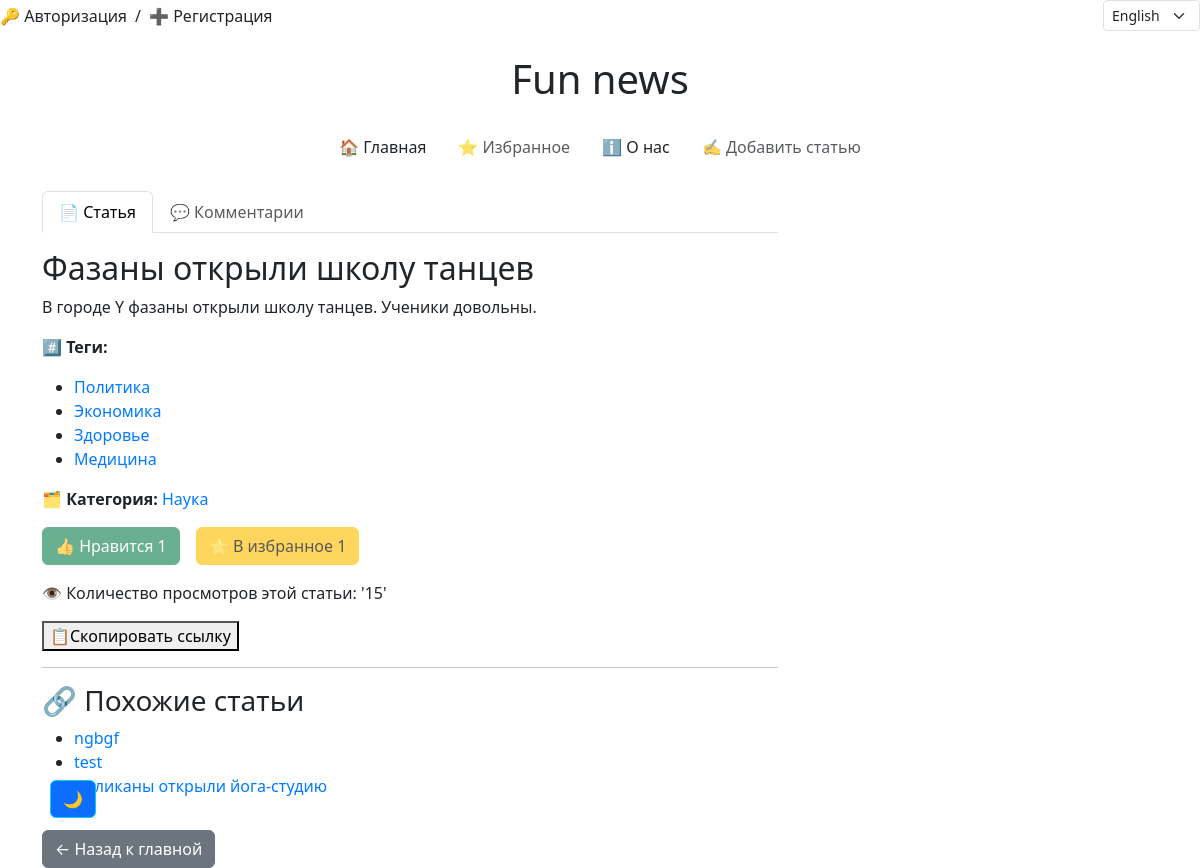
The app's page /en/news/article/fazany-otkryli-shkolu-tantsev/, older data.
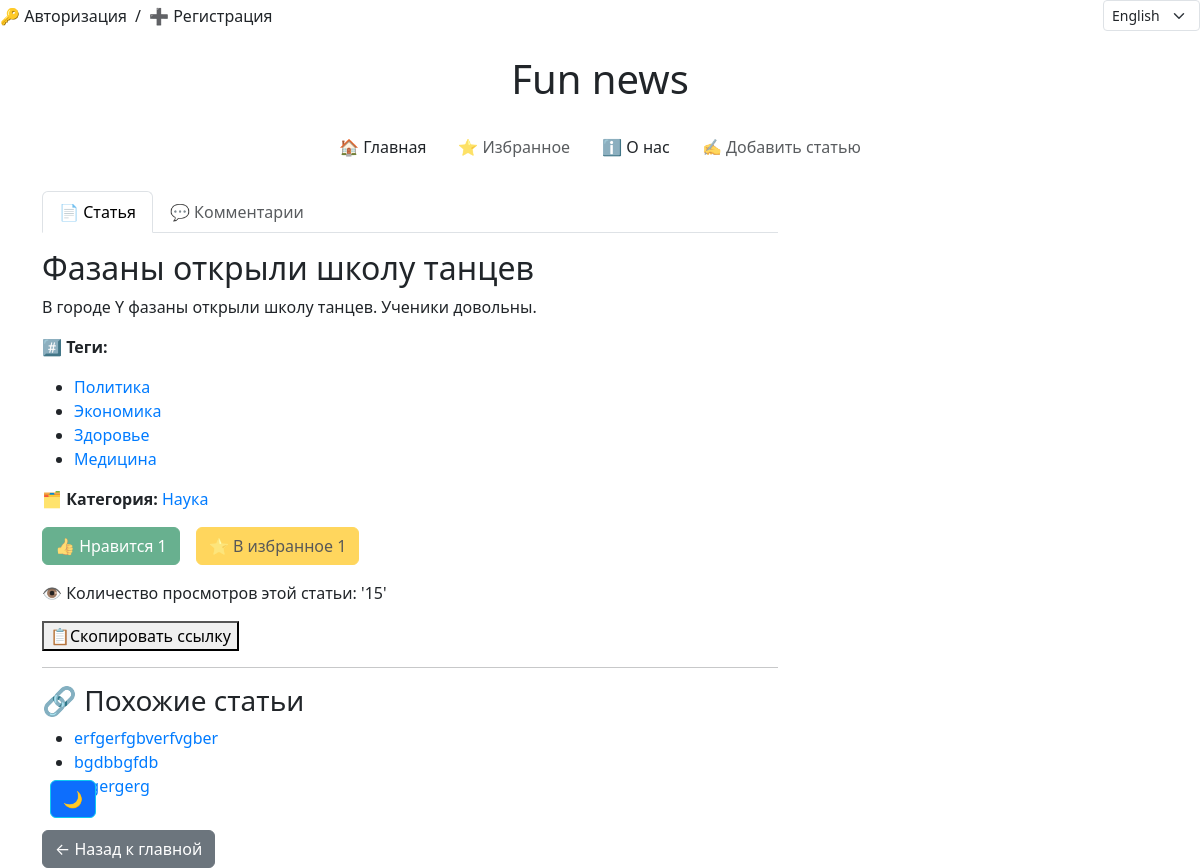
The same page, newer data.
### news/models.py (models this page shows, shortened)
class Tag(models.Model):
    name = models.CharField(max_length=255, unique=True)
    class Meta:
        verbose_name = 'Тег'  # единственное число для отображения в админке
        verbose_name_plural = 'Теги'  # мн. число для отображения в админке

class Article(models.Model):
    title = models.CharField(max_length=255, verbose_name='Заголовок')
    content = models.TextField(verbose_name='Содержание')
    publication_date = models.DateTimeField(default=timezone.now, verbose_name='Дата публикации')
    views = models.IntegerField(default=0, verbose_name='Просмотры')
    category = models.ForeignKey("Category", on_delete=models.CASCADE, verbose_name='Категория', blank=True,
                              null=True)
    tags = models.ManyToManyField("Tag", related_name='articles', verbose_name='Теги', blank=True)
    likes_count = models.IntegerField(default=0)
    favourites_count = models.IntegerField(default=0)
    is_active = models.BooleanField(default=True,  verbose_name='Теги')
    slug = models.SlugField(blank=True, null=True, unique=True)
    image = models.ImageField(upload_to='articles/%Y/%m/%d/',
                              validators=[FileExtensionValidator(['jpg', 'jpeg', 'png', 'jpeg'])],
                              blank=True,
                              null=True)
    author = models.ForeignKey(get_user_model(), on_delete=models.SET_NULL, null=True,
                               default=None, verbose_name='Author')
    class Meta:
        verbose_name = 'Статья'
        verbose_name_plural = 'Статьи'
        ordering = ['-publication_date']
        permissions = [
        ('publish_article', 'Publish Article'),
            ('make_active', 'Make Active'),
        ]

### news/views.py (the view)
# urls.py: path('article/<slug:slug>/', article_detail, name='article_detail'),                              # статья полностью
def article_detail(request, slug):
    article = get_object_or_404(Article, slug=slug)
    all_tags = Tag.objects.all()
    all_categories = Category.objects.all()
    liked_ips = article.likes.values_list('ip_address', flat=True)
    favourite_ips = article.favourites.values_list('ip_address', flat=True)
    reset_comment_flag(request)
    similar_articles = Article.objects.filter(
        Q(category=article.category) |
        Q(tags__in=article.tags.all())
    ).exclude(id=article.id).distinct().order_by('-publication_date')[:3]
    if request.method == 'POST':
        name = request.POST.get('name')
        text = request.POST.get('text')
        if name and text:
            Comment.objects.create(article=article, name=name, text=text)
    context = {
        "article": article,
        "all_tags": all_tags,
        "all_categories": all_categories,
        "liked_ips": liked_ips,
        "favourite_ips": favourite_ips,
        "similar_articles": similar_articles,
    }
    return render(request, 'news/article_detail.html', context=context)

### news/context_processors.py (called while the page is built)
def global_settings(request):
    if cache.get('favourite_count') is None:
        cache.set('favourite_count', Favourite.objects.count(), 60 * 15)
    if cache.get('like_count') is None:
        cache.set('like_count', Like.objects.count(), 60 * 15)
    if cache.get('articles_count') is None:
        cache.set('articles_count', Article.objects.count(), 60 * 15)
    if cache.get('all_tags_count') is None:
        cache.set('all_tags_count', Tag.objects.count(), 60 * 15)
    if cache.get('all_categories_count') is None:
        cache.set('all_categories_count', Category.objects.count(), 60 * 15)
    return {
        'favourites_count': cache.get('favourite_count'),
        'likes_count': cache.get('like_count'),
        'articles_count': cache.get('articles_count'),
    }

### news/views.py (called while the page is built)
def reset_comment_flag(request):
    if 'comment_submitted' in request.session:
        del request.session['comment_submitted']

### news/templates/news/article_detail.html (shortened to what this page needs)
{% extends 'news/base.html' %}
{% load i18n %}
    {% block content %}
    <section>
      <ul class="nav nav-tabs" id="addArticleTabs" role="tablist">
        <li class="nav-item" role="presentation">
          <button class="nav-link active" id="article-tab" data-bs-toggle="tab" data-bs-target="#article" type="button" role="tab">
            {% trans '📄 Статья' %}
          </button>
        </li>
        {% if user.is_authenticated %}
        <li class="nav-item" role="presentation">
          <button class="nav-link" id="comments-tab" data-bs-toggle="tab" data-bs-target="#comments" type="button" role="tab">
            {% trans '💬 Комментарии' %} ({{ article.comments.count }})
          </button>
        </li>
        {% else %}
        <li class="nav-item" role="presentation">
          <button class="nav-link" id="comments-tab" data-bs-toggle="tab" data-bs-target="#comments" type="button" role="tab" disabled>
            {% trans '💬 Комментарии' %}
          </button>
        </li>
        {% endif %}
      </ul>
      <div class="tab-content mt-3">
        <div class="tab-pane fade show active" id="article" role="tabpanel">
          <div class="news">
            <h2>{{ article.title }}</h2>
            <p>{{ article.content }} </p>
            {% if article.tags.all %}
              <p><strong>{% trans "#️⃣ Теги:"  %}</strong></p>
              <ul>
                {% for tag in article.tags.all %}
                  <li><a href="{% url 'news:news_by_tag' tag.name %}">{{ tag.name }}</a></li>
                {% endfor %}
              </ul>
            {% endif %}
            <p><strong>{% trans '🗂️ Категория:'  %}</strong>
              {% if article.category %}
                <a href="{% url 'news:news_by_category' article.category.name %}">{{ article.category.name }}</a>
              {% else %}
               {% trans 'Нет категории'  %}
              {% endif %}
            </p>
            <div class="buttons-container d-flex gap-3 mb-3">
              <form id="like-form-{{ article.id }}" data-article-id="{{ article.id }}">
                <button type="button" class="btn {% if request.META.REMOTE_ADDR in liked_ips %}btn-success{% else %}btn-outline-success{% endif %} {% if not user.is_authenticated %}btn-secondary disabled{% endif %}" id="like-btn-{{ article.id }}">
                 {% trans '👍 Нравится'  %} <span id="like-count-{{ article.id }}">{{ article.likes_count }}</span>
                </button>
              </form>
              <form id="favourite-form-{{ article.id }}" data-article-id="{{ article.id }}">
                <button type="button" class="btn {% if request.META.REMOTE_ADDR in favourite_ips %}btn-warning{% else %}btn-outline-warning{% endif %} {% if not user.is_authenticated %}btn-secondary disabled{% endif %}" id="favourite-btn-{{ article.id }}">
                  {% trans '⭐ В избранное'  %} <span id="favourite-count-{{ article.id }}">{{ article.favourites_count }}</span>
                </button>
              </form>
            </div>
            <p> {% trans '👁 Количество просмотров этой статьи:'  %} '{{ article.views }}' </p>
            <button type="button" onclick="copyToClipboard()">{% trans '📋Скопировать ссылку' %}</button>
            <hr>
            <h3>{% trans '🔗 Похожие статьи'  %}</h3>
            <ul>
              {% for sim in similar_articles %}
                <li>
                  <a href="{% url 'news:article_detail' slug=sim.slug %}">{{ sim.title }}</a>
                </li>
              {% empty %}
                <p> {% trans '🔗 Похожие статьи не найдены' %} </p>
              {% endfor %}
            </ul>
            <a class="btn btn-secondary mt-3" href="{% url 'news:catalog' %}">{% trans '← Назад к главной'  %}</a>
          </div>
        </div>
      </div>
    </section>
    {% endblock %}

Row changes from the older to the newer data that the page shows:
no longer on this page (row unchanged): Article: title "ngbgf"
no longer on this page (row unchanged): Article: title "test"
no longer on this page (row unchanged): Article: title "Пеликаны открыли йога-студию"
added Article: title "erfgerfgbverfvgber"
added Article: title "bgdbbgfdb"
added Article: title "regergerg"
